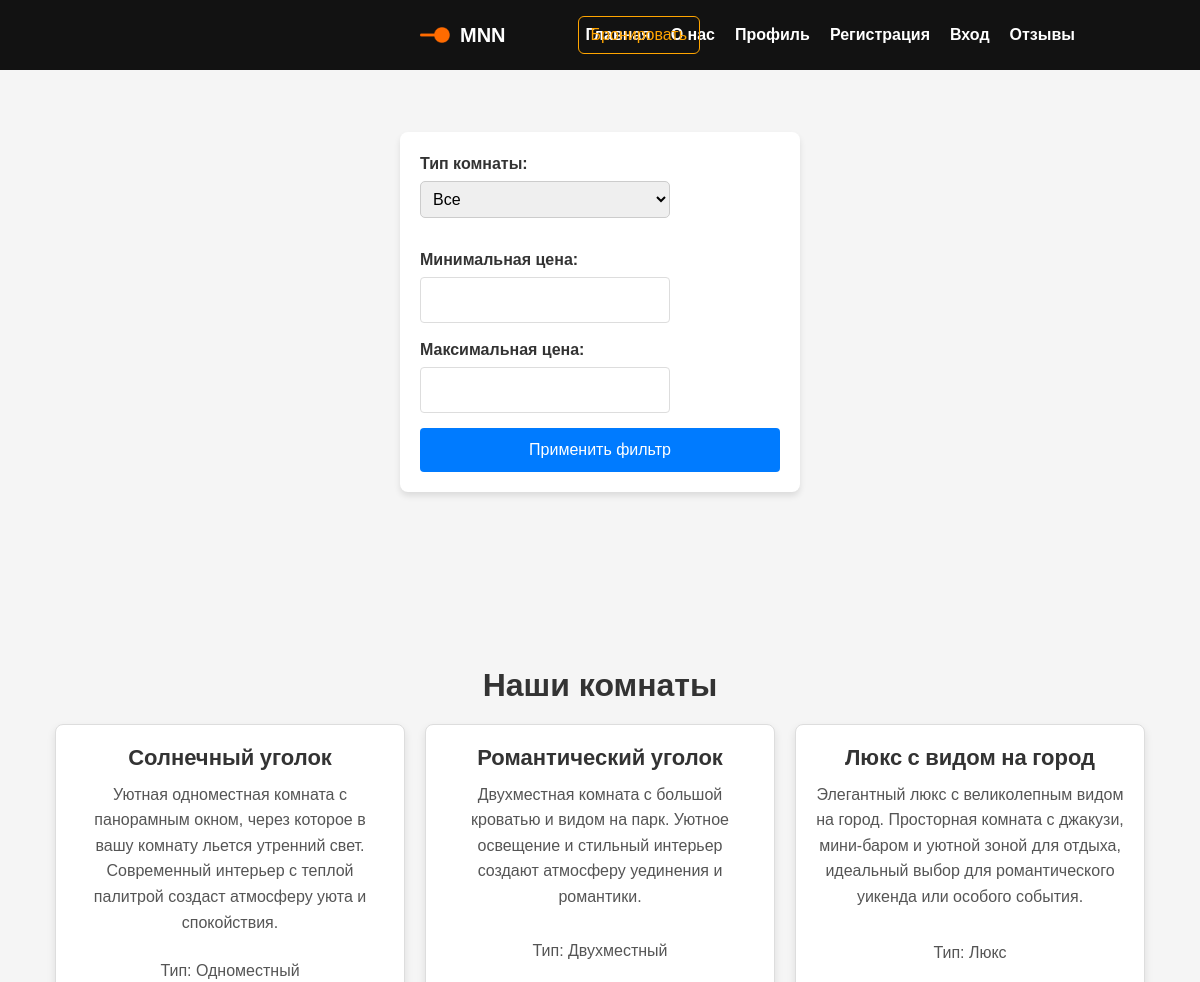
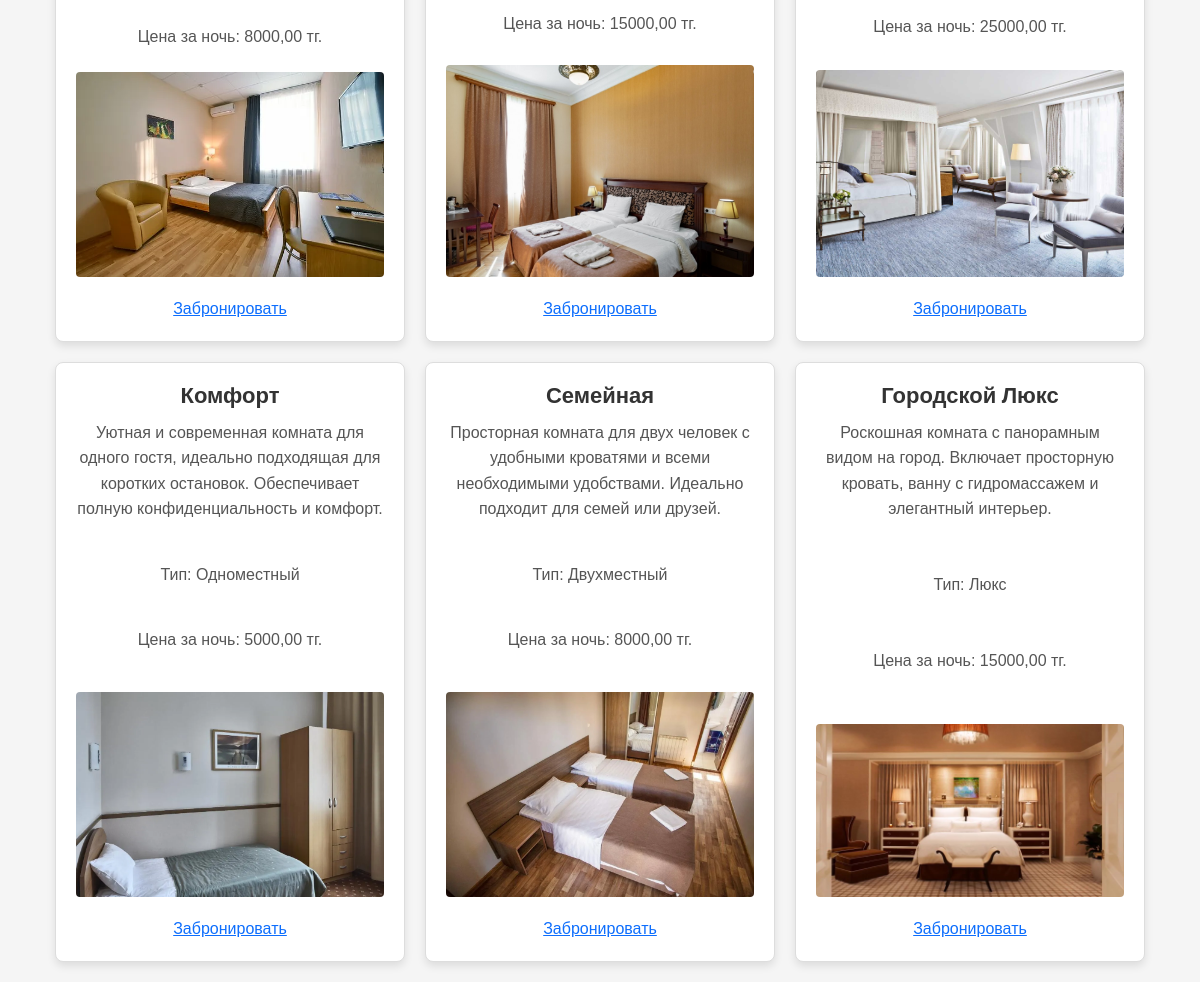
Screenshot of /born/ with the database file from the repository (2 pictures, top to bottom).
### born/models.py (models this page shows, shortened)
class Room(models.Model):
    ROOM_TYPES = [
        ('single', 'Одноместный'),
        ('double', 'Двухместный'),
        ('suite', 'Люкс'),
    ]
    title = models.CharField('Название комнаты', max_length=50)
    detail = models.TextField('Описание', max_length=500)
    room_type = models.CharField('Тип комнаты', max_length=20, choices=ROOM_TYPES)
    price_per_night = models.DecimalField('Цена за ночь', max_digits=10, decimal_places=2)
    availability_status = models.BooleanField('Доступна для бронирования', default=True)  # оставляем только это поле
    date_added = models.DateTimeField('Дата добавления', auto_now_add=True)
    image = models.ImageField('Фото комнаты', upload_to='img/', blank=True, null=True)
    class Meta:
        verbose_name = 'Комната'
        verbose_name_plural = 'Комнаты'

### born/views.py (the view)
# urls.py: path('', views.bron_home, name='born_home'),
def bron_home(request):
    rooms = Room.objects.all()
    room_type = request.GET.get('room_type')
    if room_type:
        rooms = rooms.filter(room_type=room_type)
    min_price = request.GET.get('min_price')
    max_price = request.GET.get('max_price')
    if min_price:
        rooms = rooms.filter(price_per_night__gte=min_price)
    if max_price:
        rooms = rooms.filter(price_per_night__lte=max_price)
    form = BookingForm()
    context = {'rooms': rooms, 'form': form}
    return render(request, 'born/born_home.html', context)

### born/templates/born/born_home.html (shortened to what this page needs)
{% extends 'main/layout.html' %}
{% load static %}
{% block content %}
<br><br><br><br><br><br><br><br><br><br><br><br><br><br><br><br><br><br>
<br><br><br><br><br><br><br><br><br><br><br><br><br><br><br><br><br><br>
<br><br><br><br><br><br><br><br><br><br><br><br><br><br><br><br><br><br>
<div class="filter-container">
    <form method="GET">
        <div class="filter-group">
            <label for="room_type">Тип комнаты:</label>
            <select id="room_type" name="room_type">
                <option value="">Все</option>
            </select>
        </div>
        <div class="filter-group">
            <label for="min_price">Минимальная цена:</label>
            <input type="number" id="min_price" name="min_price" value="{{ request.GET.min_price }}">
        </div>
        <div class="filter-group">
            <label for="max_price">Максимальная цена:</label>
            <input type="number" id="max_price" name="max_price" value="{{ request.GET.max_price }}">
        </div>
        <button type="submit">Применить фильтр</button>
    </form>
</div>
<br><br><br><br><br><br>
<h1 class="centered-title">Наши комнаты</h1>
<div class="rooms-container">
        {% for room in rooms %}
    <div class="room-card">
        <h2>{{ room.title }}</h2>
        <p>{{ room.detail }}</p>
        <p>Тип: {{ room.get_room_type_display }}</p>
        <p>Цена за ночь: {{ room.price_per_night }} тг.</p>
        {% if room.image %}
            <img src="{{ room.image.url }}" alt="{{ room.title }}" class="room-image">
        {% endif %}
        <a href="{% url 'booking_create' room.id %}" class="btn-book">Забронировать</a>
    </div>
    {% empty %}
    <p>Нет доступных комнат по выбранным фильтрам.</p>
    {% endfor %}
</div>
{% endblock %}

### main/static/main/css/main.css (style rules this page uses)
body { margin: 0; padding: 0; }

### main/static/main/css/born_home.css (style rules this page uses)
.rooms-container { display: flex; flex-wrap: wrap; justify-content: center; gap: 20px; margin: 20px auto; }
.room-card { display: flex; flex-direction: column; justify-content: space-between; width: 350px; height: 600px; padding: 20px; border: 1px solid #ddd; border-radius: 8px; box-shadow: 0 4px 8px rgba(0, 0, 0, 0.1); background-color: #fff; text-align: center; transition: transform 0.3s ease; overflow: hidden; }
.room-image { width: 100%; height: 250px; object-fit: cover; border-radius: 4px; margin-bottom: 20px; }
.room-card h2 { font-size: 22px; font-family: 'Roboto', sans-serif; margin-bottom: 10px; color: #333; font-weight: bold; }
.room-card p { font-size: 16px; line-height: 1.6; color: #555; flex-grow: 1; }
.filter-container { display: flex; justify-content: center; align-items: center; gap: 20px; flex-wrap: wrap; margin-bottom: 30px; }
.filter-group { display: flex; flex-direction: column; align-items: flex-start; width: 100%; max-width: 250px; }
.filter-group label { margin-bottom: 5px; font-weight: bold; color: #333; }
.filter-group input, .filter-group select { padding: 8px; font-size: 16px; width: 100%; border-radius: 5px; border: 1px solid #ccc; }
.filter-container button { padding: 10px 20px; background-color: #4CAF50; color: white; border: none; border-radius: 5px; cursor: pointer; }
.centered-title { text-align: center; font-size: 2em; font-weight: bold; }
h2 { font-size: 24px; margin-bottom: 20px; font-weight: bold; text-align: center; }
form { display: flex; flex-direction: column; gap: 15px; }
form div { display: flex; flex-direction: column; }
label { font-size: 16px; margin-bottom: 5px; font-weight: 500; }
input[type="text"], input[type="number"] { padding: 10px; font-size: 16px; border: 1px solid #ddd; border-radius: 4px; width: 100%; box-sizing: border-box; }
button[type="submit"] { padding: 12px 20px; font-size: 16px; background-color: #28a745; color: white; border: none; border-radius: 5px; cursor: pointer; transition: background-color 0.3s; align-self: center; }

### main/static/main/css/profile.css (style rules this page uses)
h1 { text-align: center; font-size: 2rem; color: #333; margin-bottom: 20px; }

### main/static/main/css/login.css (style rules this page uses)
body { font-family: Arial, sans-serif; background-color: #f5f5f5; margin: 0; padding: 0; display: flex; justify-content: center; align-items: center; height: 100vh; }
form { background-color: #fff; padding: 20px; border-radius: 8px; box-shadow: 0 4px 6px rgba(0, 0, 0, 0.1); width: 100%; max-width: 400px; box-sizing: border-box; }
h2 { text-align: center; margin-bottom: 20px; color: #333; }
form input[type="text"], form input[type="password"], form select, form textarea { width: 100%; padding: 10px; margin-bottom: 15px; border: 1px solid #ccc; border-radius: 4px; box-sizing: border-box; font-size: 14px; }
form button[type="submit"] { background-color: #007BFF; color: #fff; border: none; padding: 10px 15px; border-radius: 4px; cursor: pointer; width: 100%; font-size: 16px; }

### main/static/main/css/booking.css (style rules this page uses)
.room-image { width: 100%; height: auto; max-height: 300px; object-fit: cover; }

### rows the page displays
Room: title "Солнечный уголок", detail "Уютная одноместная комната с панорамным окном, через которое в вашу комнату льется утренний свет. Современный интерьер с теплой палитрой создаст атмосферу уюта и спокойствия.", room_type "Одноместный", price_per_night "8000,00", image (picture)
Room: title "Романтический уголок", detail "Двухместная комната с большой кроватью и видом на парк. Уютное освещение и стильный интерьер создают атмосферу уединения и романтики.", room_type "Двухместный", price_per_night "15000,00", image (picture)
Room: title "Люкс с видом на город", detail "Элегантный люкс с великолепным видом на город. Просторная комната с джакузи, мини-баром и уютной зоной для отдыха, идеальный выбор для романтического уикенда или особого события.", room_type "Люкс", price_per_night "25000,00", image (picture)
Room: title "Комфорт", detail "Уютная и современная комната для одного гостя, идеально подходящая для коротких остановок. Обеспечивает полную конфиденциальность и комфорт.", room_type "Одноместный", price_per_night "5000,00", image (picture)
Room: title "Семейная", detail "Просторная комната для двух человек с удобными кроватями и всеми необходимыми удобствами. Идеально подходит для семей или друзей.", room_type "Двухместный", price_per_night "8000,00", image (picture)
Room: title "Городской Люкс", detail "Роскошная комната с панорамным видом на город. Включает просторную кровать, ванну с гидромассажем и элегантный интерьер.", room_type "Люкс", price_per_night "15000,00", image (placeholder picture)
